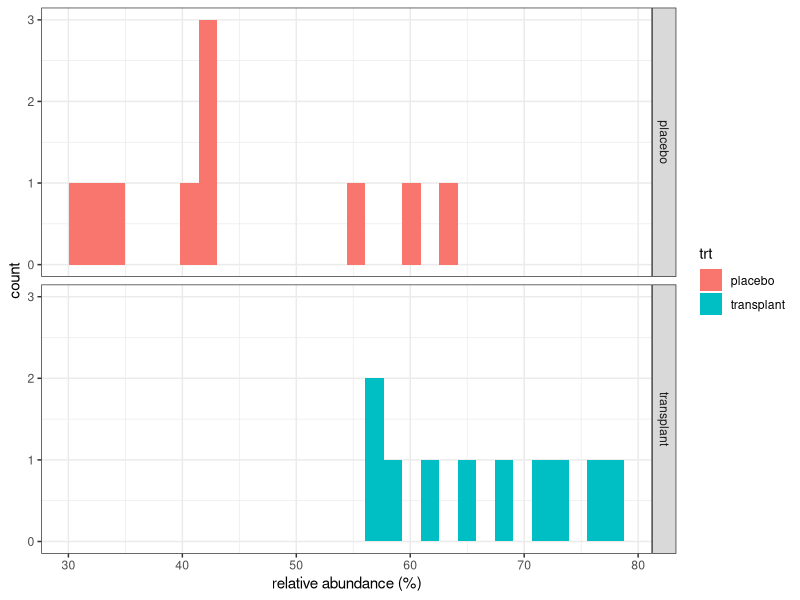
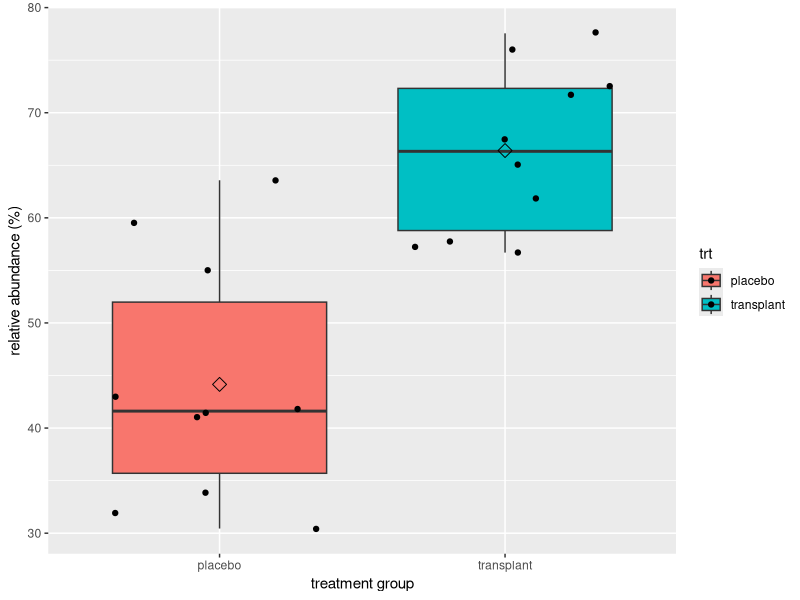

Source code (R) for these figures, in order:
## ---- chunk 1
library(tidyverse)
## ---- chunk 2
ap <- read_csv("../../data/armpit.csv")
## ---- chunk 3
glimpse(ap)
## ---- chunk 4
ap %>%
  ggplot(aes(x=rel,fill=trt)) + # fill in the correct values for x and fill 
  geom_histogram() +
  facet_grid(rows = vars(trt)) + # fill in to put the histograms for both treatment conditions in a separate row
  theme_bw() +
  xlab("relative abundance (%)")
## ---- chunk 5
ap %>%  ggplot(aes(x=trt,y=rel,fill=trt)) +
  geom_boxplot(outlier.shape=NA) + 
  geom_point(position="jitter") +
  ylab("relative abundance (%)") +
  xlab("treatment group") + 
  stat_summary(fun.y=mean, geom="point", shape=5, size=3, color="black", fill="black")
## ---- chunk 6
apRelSum<-ap%>%
  group_by(trt)%>%
  summarize_at("rel",
               list(mean=~mean(.,na.rm=TRUE),
                    sd=~sd(.,na.rm=TRUE),
                    n=function(x) x%>%is.na%>%`!`%>%sum)) %>%
  mutate(se=sd/sqrt(n))

apRelSum
